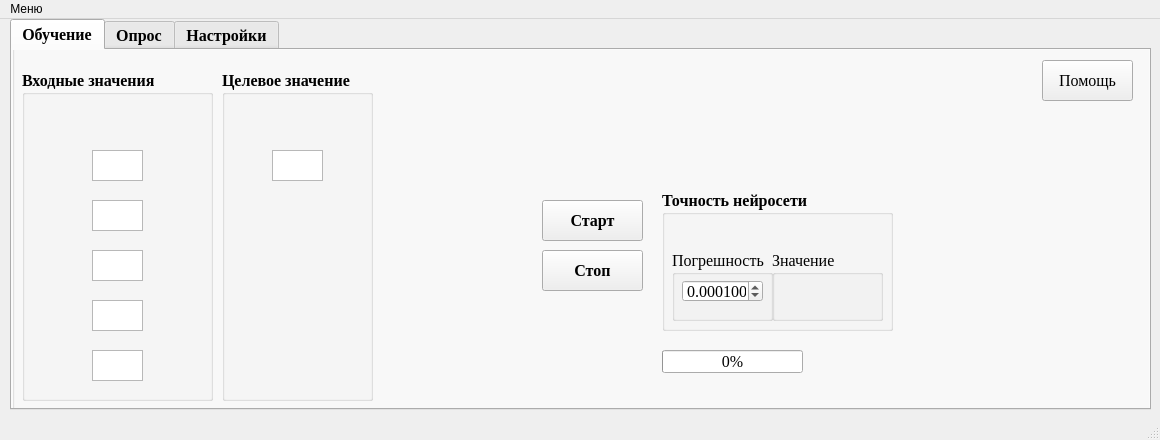
<?xml version="1.0" encoding="UTF-8"?>
<ui version="4.0">
 <class>MainWindow</class>
 <widget class="QMainWindow" name="MainWindow">
  <property name="geometry">
   <rect>
    <x>0</x>
    <y>0</y>
    <width>1160</width>
    <height>440</height>
   </rect>
  </property>
  <property name="sizeIncrement">
   <size>
    <width>5</width>
    <height>5</height>
   </size>
  </property>
  <property name="windowTitle">
   <string>NeuralNetwork</string>
  </property>
  <property name="windowIcon">
   <iconset>
    <normaloff>resources/icon.png</normaloff>resources/icon.png</iconset>
  </property>
  <property name="styleSheet">
   <string notr="true"/>
  </property>
  <property name="toolButtonStyle">
   <enum>Qt::ToolButtonTextUnderIcon</enum>
  </property>
  <widget class="QWidget" name="centralwidget">
   <widget class="QTabWidget" name="tabWidget_2">
    <property name="geometry">
     <rect>
      <x>10</x>
      <y>0</y>
      <width>1141</width>
      <height>391</height>
     </rect>
    </property>
    <property name="maximumSize">
     <size>
      <width>1151</width>
      <height>461</height>
     </size>
    </property>
    <property name="font">
     <font>
      <family>Times New Roman</family>
      <pointsize>12</pointsize>
      <weight>75</weight>
      <bold>true</bold>
     </font>
    </property>
    <property name="tabShape">
     <enum>QTabWidget::Rounded</enum>
    </property>
    <property name="currentIndex">
     <number>0</number>
    </property>
    <property name="elideMode">
     <enum>Qt::ElideLeft</enum>
    </property>
    <property name="documentMode">
     <bool>false</bool>
    </property>
    <property name="tabsClosable">
     <bool>false</bool>
    </property>
    <property name="movable">
     <bool>false</bool>
    </property>
    <property name="tabBarAutoHide">
     <bool>false</bool>
    </property>
    <widget class="QWidget" name="tab_3">
     <attribute name="title">
      <string>Обучение</string>
     </attribute>
     <widget class="QGroupBox" name="groupBox_2">
      <property name="geometry">
       <rect>
        <x>0</x>
        <y>-10</y>
        <width>1159</width>
        <height>411</height>
       </rect>
      </property>
      <property name="title">
       <string/>
      </property>
      <property name="flat">
       <bool>true</bool>
      </property>
      <widget class="QGroupBox" name="inputValuesBox">
       <property name="geometry">
        <rect>
         <x>10</x>
         <y>30</y>
         <width>191</width>
         <height>331</height>
        </rect>
       </property>
       <property name="font">
        <font>
         <family>Times New Roman</family>
         <pointsize>12</pointsize>
         <weight>75</weight>
         <bold>true</bold>
        </font>
       </property>
       <property name="title">
        <string>Входные значения</string>
       </property>
       <widget class="QTextEdit" name="inputVal1">
        <property name="geometry">
         <rect>
          <x>70</x>
          <y>80</y>
          <width>51</width>
          <height>31</height>
         </rect>
        </property>
        <property name="maximumSize">
         <size>
          <width>51</width>
          <height>31</height>
         </size>
        </property>
       </widget>
       <widget class="QTextEdit" name="inputVal2">
        <property name="geometry">
         <rect>
          <x>70</x>
          <y>130</y>
          <width>51</width>
          <height>31</height>
         </rect>
        </property>
        <property name="maximumSize">
         <size>
          <width>51</width>
          <height>31</height>
         </size>
        </property>
       </widget>
       <widget class="QTextEdit" name="inputVal3">
        <property name="geometry">
         <rect>
          <x>70</x>
          <y>180</y>
          <width>51</width>
          <height>31</height>
         </rect>
        </property>
        <property name="maximumSize">
         <size>
          <width>51</width>
          <height>31</height>
         </size>
        </property>
       </widget>
       <widget class="QTextEdit" name="inputVal4">
        <property name="geometry">
         <rect>
          <x>70</x>
          <y>230</y>
          <width>51</width>
          <height>31</height>
         </rect>
        </property>
        <property name="maximumSize">
         <size>
          <width>51</width>
          <height>31</height>
         </size>
        </property>
       </widget>
       <widget class="QTextEdit" name="inputVal5">
        <property name="geometry">
         <rect>
          <x>70</x>
          <y>280</y>
          <width>51</width>
          <height>31</height>
         </rect>
        </property>
        <property name="maximumSize">
         <size>
          <width>51</width>
          <height>31</height>
         </size>
        </property>
       </widget>
      </widget>
      <widget class="QProgressBar" name="progressBar">
       <property name="geometry">
        <rect>
         <x>650</x>
         <y>310</y>
         <width>141</width>
         <height>23</height>
        </rect>
       </property>
       <property name="maximumSize">
        <size>
         <width>141</width>
         <height>23</height>
        </size>
       </property>
       <property name="font">
        <font>
         <pointsize>12</pointsize>
         <weight>50</weight>
         <bold>false</bold>
        </font>
       </property>
       <property name="value">
        <number>0</number>
       </property>
      </widget>
      <widget class="QGroupBox" name="performanceBox">
       <property name="geometry">
        <rect>
         <x>650</x>
         <y>150</y>
         <width>231</width>
         <height>141</height>
        </rect>
       </property>
       <property name="sizePolicy">
        <sizepolicy hsizetype="Fixed" vsizetype="Fixed">
         <horstretch>0</horstretch>
         <verstretch>0</verstretch>
        </sizepolicy>
       </property>
       <property name="maximumSize">
        <size>
         <width>10000</width>
         <height>100000</height>
        </size>
       </property>
       <property name="font">
        <font>
         <family>Times New Roman</family>
         <pointsize>12</pointsize>
         <weight>75</weight>
         <bold>true</bold>
        </font>
       </property>
       <property name="autoFillBackground">
        <bool>false</bool>
       </property>
       <property name="title">
        <string>Точность нейросети</string>
       </property>
       <widget class="QGroupBox" name="groupBox_4">
        <property name="geometry">
         <rect>
          <x>10</x>
          <y>60</y>
          <width>101</width>
          <height>71</height>
         </rect>
        </property>
        <property name="maximumSize">
         <size>
          <width>10000</width>
          <height>10000</height>
         </size>
        </property>
        <property name="font">
         <font>
          <weight>50</weight>
          <bold>false</bold>
         </font>
        </property>
        <property name="title">
         <string>Погрешность</string>
        </property>
        <widget class="QDoubleSpinBox" name="errorBox">
         <property name="geometry">
          <rect>
           <x>10</x>
           <y>30</y>
           <width>81</width>
           <height>22</height>
          </rect>
         </property>
         <property name="maximumSize">
          <size>
           <width>81</width>
           <height>22</height>
          </size>
         </property>
         <property name="wrapping">
          <bool>false</bool>
         </property>
         <property name="showGroupSeparator" stdset="0">
          <bool>false</bool>
         </property>
         <property name="decimals">
          <number>6</number>
         </property>
         <property name="minimum">
          <double>0.000000000000000</double>
         </property>
         <property name="maximum">
          <double>0.200000000000000</double>
         </property>
         <property name="singleStep">
          <double>0.000100000000000</double>
         </property>
         <property name="value">
          <double>0.000100000000000</double>
         </property>
        </widget>
       </widget>
       <widget class="QGroupBox" name="groupBox_5">
        <property name="geometry">
         <rect>
          <x>110</x>
          <y>60</y>
          <width>111</width>
          <height>71</height>
         </rect>
        </property>
        <property name="font">
         <font>
          <weight>50</weight>
          <bold>false</bold>
         </font>
        </property>
        <property name="title">
         <string>Значение</string>
        </property>
        <widget class="QLabel" name="performanceLabel">
         <property name="geometry">
          <rect>
           <x>16</x>
           <y>22</y>
           <width>81</width>
           <height>31</height>
          </rect>
         </property>
         <property name="maximumSize">
          <size>
           <width>81</width>
           <height>31</height>
          </size>
         </property>
         <property name="font">
          <font>
           <weight>50</weight>
           <bold>false</bold>
          </font>
         </property>
         <property name="text">
          <string/>
         </property>
        </widget>
       </widget>
      </widget>
      <widget class="QPushButton" name="StopBtn">
       <property name="geometry">
        <rect>
         <x>530</x>
         <y>210</y>
         <width>101</width>
         <height>41</height>
        </rect>
       </property>
       <property name="font">
        <font>
         <family>Times New Roman</family>
         <pointsize>12</pointsize>
         <weight>75</weight>
         <bold>true</bold>
        </font>
       </property>
       <property name="text">
        <string>Стоп</string>
       </property>
      </widget>
      <widget class="QPushButton" name="learnStartBtn">
       <property name="geometry">
        <rect>
         <x>530</x>
         <y>160</y>
         <width>101</width>
         <height>41</height>
        </rect>
       </property>
       <property name="maximumSize">
        <size>
         <width>101</width>
         <height>41</height>
        </size>
       </property>
       <property name="font">
        <font>
         <family>Times New Roman</family>
         <pointsize>12</pointsize>
         <weight>75</weight>
         <bold>true</bold>
        </font>
       </property>
       <property name="text">
        <string>Старт</string>
       </property>
      </widget>
      <widget class="QPushButton" name="learnHelpBtn">
       <property name="geometry">
        <rect>
         <x>1030</x>
         <y>20</y>
         <width>91</width>
         <height>41</height>
        </rect>
       </property>
       <property name="maximumSize">
        <size>
         <width>91</width>
         <height>41</height>
        </size>
       </property>
       <property name="font">
        <font>
         <family>Times New Roman</family>
         <pointsize>12</pointsize>
         <weight>50</weight>
         <bold>false</bold>
        </font>
       </property>
       <property name="text">
        <string>Помощь</string>
       </property>
      </widget>
      <widget class="QGroupBox" name="targetValBox">
       <property name="geometry">
        <rect>
         <x>210</x>
         <y>30</y>
         <width>151</width>
         <height>331</height>
        </rect>
       </property>
       <property name="font">
        <font>
         <family>Times New Roman</family>
         <pointsize>12</pointsize>
         <weight>75</weight>
         <bold>true</bold>
        </font>
       </property>
       <property name="title">
        <string>Целевое значение</string>
       </property>
       <widget class="QTextEdit" name="targetVal">
        <property name="geometry">
         <rect>
          <x>50</x>
          <y>80</y>
          <width>51</width>
          <height>31</height>
         </rect>
        </property>
        <property name="maximumSize">
         <size>
          <width>61</width>
          <height>41</height>
         </size>
        </property>
       </widget>
      </widget>
      <zorder>progressBar</zorder>
      <zorder>learnHelpBtn</zorder>
      <zorder>performanceBox</zorder>
      <zorder>inputValuesBox</zorder>
      <zorder>targetValBox</zorder>
      <zorder>learnStartBtn</zorder>
      <zorder>StopBtn</zorder>
     </widget>
    </widget>
    <widget class="QWidget" name="tab_4">
     <attribute name="title">
      <string>Опрос</string>
     </attribute>
     <widget class="QGroupBox" name="defQueryBox">
      <property name="geometry">
       <rect>
        <x>-10</x>
        <y>-10</y>
        <width>1161</width>
        <height>441</height>
       </rect>
      </property>
      <property name="font">
       <font>
        <pointsize>12</pointsize>
        <weight>75</weight>
        <bold>true</bold>
       </font>
      </property>
      <property name="title">
       <string/>
      </property>
      <widget class="QGroupBox" name="targetValBox_2">
       <property name="geometry">
        <rect>
         <x>220</x>
         <y>20</y>
         <width>631</width>
         <height>211</height>
        </rect>
       </property>
       <property name="font">
        <font>
         <family>Times New Roman</family>
         <pointsize>12</pointsize>
         <weight>75</weight>
         <bold>true</bold>
        </font>
       </property>
       <property name="title">
        <string>Выходное значение</string>
       </property>
       <widget class="QLabel" name="outputLabel">
        <property name="geometry">
         <rect>
          <x>20</x>
          <y>50</y>
          <width>591</width>
          <height>151</height>
         </rect>
        </property>
        <property name="font">
         <font>
          <family>Unispace</family>
          <pointsize>12</pointsize>
          <weight>75</weight>
          <bold>true</bold>
         </font>
        </property>
        <property name="frameShape">
         <enum>QFrame::StyledPanel</enum>
        </property>
        <property name="text">
         <string/>
        </property>
       </widget>
      </widget>
      <widget class="QGroupBox" name="inputValuesBox_2">
       <property name="geometry">
        <rect>
         <x>30</x>
         <y>20</y>
         <width>161</width>
         <height>251</height>
        </rect>
       </property>
       <property name="font">
        <font>
         <family>Times New Roman</family>
         <pointsize>12</pointsize>
         <weight>75</weight>
         <bold>true</bold>
        </font>
       </property>
       <property name="title">
        <string>Входные значения</string>
       </property>
       <property name="flat">
        <bool>false</bool>
       </property>
       <property name="checkable">
        <bool>false</bool>
       </property>
       <widget class="QTextEdit" name="inputVal1_2">
        <property name="geometry">
         <rect>
          <x>80</x>
          <y>50</y>
          <width>51</width>
          <height>31</height>
         </rect>
        </property>
       </widget>
       <widget class="QTextEdit" name="inputVal2_2">
        <property name="geometry">
         <rect>
          <x>80</x>
          <y>90</y>
          <width>51</width>
          <height>31</height>
         </rect>
        </property>
       </widget>
       <widget class="QTextEdit" name="inputVal3_2">
        <property name="geometry">
         <rect>
          <x>80</x>
          <y>130</y>
          <width>51</width>
          <height>31</height>
         </rect>
        </property>
       </widget>
       <widget class="QTextEdit" name="inputVal4_2">
        <property name="geometry">
         <rect>
          <x>80</x>
          <y>170</y>
          <width>51</width>
          <height>31</height>
         </rect>
        </property>
       </widget>
       <widget class="QTextEdit" name="inputVal5_2">
        <property name="geometry">
         <rect>
          <x>80</x>
          <y>210</y>
          <width>51</width>
          <height>31</height>
         </rect>
        </property>
       </widget>
      </widget>
      <widget class="QPushButton" name="queryBtn">
       <property name="geometry">
        <rect>
         <x>50</x>
         <y>290</y>
         <width>101</width>
         <height>41</height>
        </rect>
       </property>
       <property name="font">
        <font>
         <family>Times New Roman</family>
         <pointsize>12</pointsize>
         <weight>75</weight>
         <bold>true</bold>
        </font>
       </property>
       <property name="text">
        <string>Опрос</string>
       </property>
       <property name="flat">
        <bool>false</bool>
       </property>
      </widget>
      <widget class="QPushButton" name="queryHelpBtn">
       <property name="geometry">
        <rect>
         <x>1040</x>
         <y>20</y>
         <width>91</width>
         <height>41</height>
        </rect>
       </property>
       <property name="font">
        <font>
         <family>Times New Roman</family>
         <pointsize>12</pointsize>
         <weight>50</weight>
         <bold>false</bold>
        </font>
       </property>
       <property name="text">
        <string>Помощь</string>
       </property>
      </widget>
     </widget>
    </widget>
    <widget class="QWidget" name="tab">
     <attribute name="title">
      <string>Настройки</string>
     </attribute>
     <widget class="QGroupBox" name="groupBoxLink">
      <property name="geometry">
       <rect>
        <x>10</x>
        <y>-10</y>
        <width>1141</width>
        <height>271</height>
       </rect>
      </property>
      <property name="font">
       <font>
        <family>Times New Roman</family>
        <pointsize>10</pointsize>
        <weight>50</weight>
        <bold>false</bold>
       </font>
      </property>
      <property name="title">
       <string/>
      </property>
      <property name="flat">
       <bool>true</bool>
      </property>
      <widget class="QLabel" name="label">
       <property name="geometry">
        <rect>
         <x>20</x>
         <y>30</y>
         <width>241</width>
         <height>41</height>
        </rect>
       </property>
       <property name="font">
        <font>
         <pointsize>12</pointsize>
         <weight>50</weight>
         <bold>false</bold>
        </font>
       </property>
       <property name="text">
        <string>Количество входных значений</string>
       </property>
       <property name="alignment">
        <set>Qt::AlignCenter</set>
       </property>
      </widget>
      <widget class="QTextEdit" name="hNodesIn">
       <property name="geometry">
        <rect>
         <x>110</x>
         <y>70</y>
         <width>61</width>
         <height>31</height>
        </rect>
       </property>
      </widget>
      <widget class="QLabel" name="label_2">
       <property name="geometry">
        <rect>
         <x>20</x>
         <y>100</y>
         <width>241</width>
         <height>41</height>
        </rect>
       </property>
       <property name="font">
        <font>
         <pointsize>12</pointsize>
         <weight>50</weight>
         <bold>false</bold>
        </font>
       </property>
       <property name="text">
        <string>Количество выходных значений</string>
       </property>
       <property name="alignment">
        <set>Qt::AlignCenter</set>
       </property>
      </widget>
      <widget class="QTextEdit" name="oNodesIn">
       <property name="geometry">
        <rect>
         <x>110</x>
         <y>140</y>
         <width>61</width>
         <height>31</height>
        </rect>
       </property>
      </widget>
      <widget class="QPushButton" name="chLinksBtn">
       <property name="geometry">
        <rect>
         <x>20</x>
         <y>210</y>
         <width>101</width>
         <height>41</height>
        </rect>
       </property>
       <property name="font">
        <font>
         <family>Times New Roman</family>
         <pointsize>12</pointsize>
         <weight>50</weight>
         <bold>false</bold>
        </font>
       </property>
       <property name="text">
        <string>Изменить</string>
       </property>
      </widget>
      <widget class="QGroupBox" name="groupBox">
       <property name="geometry">
        <rect>
         <x>540</x>
         <y>30</y>
         <width>231</width>
         <height>80</height>
        </rect>
       </property>
       <property name="font">
        <font>
         <pointsize>12</pointsize>
         <weight>50</weight>
         <bold>false</bold>
        </font>
       </property>
       <property name="title">
        <string>Количество циклов обучения</string>
       </property>
       <widget class="QTextEdit" name="loopCount">
        <property name="geometry">
         <rect>
          <x>10</x>
          <y>40</y>
          <width>101</width>
          <height>31</height>
         </rect>
        </property>
       </widget>
      </widget>
      <widget class="QGroupBox" name="epochsGroupBox">
       <property name="geometry">
        <rect>
         <x>540</x>
         <y>110</y>
         <width>231</width>
         <height>80</height>
        </rect>
       </property>
       <property name="font">
        <font>
         <pointsize>12</pointsize>
         <weight>50</weight>
         <bold>false</bold>
        </font>
       </property>
       <property name="title">
        <string>Количество эпох</string>
       </property>
       <widget class="QTextEdit" name="epochsCount">
        <property name="geometry">
         <rect>
          <x>10</x>
          <y>40</y>
          <width>101</width>
          <height>31</height>
         </rect>
        </property>
       </widget>
      </widget>
      <widget class="QPushButton" name="epochsLoopsBtn">
       <property name="geometry">
        <rect>
         <x>710</x>
         <y>210</y>
         <width>101</width>
         <height>41</height>
        </rect>
       </property>
       <property name="font">
        <font>
         <pointsize>12</pointsize>
         <weight>50</weight>
         <bold>false</bold>
        </font>
       </property>
       <property name="text">
        <string>Изменить</string>
       </property>
      </widget>
      <widget class="QGroupBox" name="groupBox_3">
       <property name="geometry">
        <rect>
         <x>770</x>
         <y>30</y>
         <width>231</width>
         <height>80</height>
        </rect>
       </property>
       <property name="font">
        <font>
         <pointsize>12</pointsize>
         <weight>50</weight>
         <bold>false</bold>
        </font>
       </property>
       <property name="title">
        <string>Коэффициент обучения</string>
       </property>
       <widget class="QTextEdit" name="learnRateBox">
        <property name="geometry">
         <rect>
          <x>10</x>
          <y>40</y>
          <width>101</width>
          <height>31</height>
         </rect>
        </property>
       </widget>
      </widget>
      <widget class="Line" name="line">
       <property name="geometry">
        <rect>
         <x>10</x>
         <y>10</y>
         <width>1000</width>
         <height>20</height>
        </rect>
       </property>
       <property name="orientation">
        <enum>Qt::Horizontal</enum>
       </property>
      </widget>
      <widget class="Line" name="line_2">
       <property name="geometry">
        <rect>
         <x>490</x>
         <y>20</y>
         <width>20</width>
         <height>241</height>
        </rect>
       </property>
       <property name="orientation">
        <enum>Qt::Vertical</enum>
       </property>
      </widget>
      <widget class="Line" name="line_3">
       <property name="geometry">
        <rect>
         <x>10</x>
         <y>250</y>
         <width>1000</width>
         <height>20</height>
        </rect>
       </property>
       <property name="orientation">
        <enum>Qt::Horizontal</enum>
       </property>
      </widget>
      <widget class="Line" name="line_4">
       <property name="geometry">
        <rect>
         <x>1000</x>
         <y>20</y>
         <width>20</width>
         <height>240</height>
        </rect>
       </property>
       <property name="orientation">
        <enum>Qt::Vertical</enum>
       </property>
      </widget>
      <widget class="Line" name="line_5">
       <property name="geometry">
        <rect>
         <x>0</x>
         <y>20</y>
         <width>20</width>
         <height>240</height>
        </rect>
       </property>
       <property name="orientation">
        <enum>Qt::Vertical</enum>
       </property>
      </widget>
      <widget class="QPushButton" name="RerandWeightsBtn">
       <property name="geometry">
        <rect>
         <x>190</x>
         <y>210</y>
         <width>151</width>
         <height>41</height>
        </rect>
       </property>
       <property name="font">
        <font>
         <family>Times New Roman</family>
         <pointsize>12</pointsize>
         <weight>50</weight>
         <bold>false</bold>
        </font>
       </property>
       <property name="text">
        <string>Сгенерировать
новые веса</string>
       </property>
      </widget>
      <widget class="QTextEdit" name="hiddenLayerCount1">
       <property name="geometry">
        <rect>
         <x>350</x>
         <y>70</y>
         <width>61</width>
         <height>31</height>
        </rect>
       </property>
      </widget>
      <widget class="QTextEdit" name="HiddenLayerCount2">
       <property name="geometry">
        <rect>
         <x>350</x>
         <y>140</y>
         <width>61</width>
         <height>31</height>
        </rect>
       </property>
      </widget>
      <widget class="QLabel" name="label_6">
       <property name="geometry">
        <rect>
         <x>270</x>
         <y>30</y>
         <width>231</width>
         <height>41</height>
        </rect>
       </property>
       <property name="font">
        <font>
         <pointsize>12</pointsize>
         <weight>50</weight>
         <bold>false</bold>
        </font>
       </property>
       <property name="text">
        <string>Количество нейронов в 1-м
скрытом слое</string>
       </property>
       <property name="alignment">
        <set>Qt::AlignCenter</set>
       </property>
      </widget>
      <widget class="QLabel" name="label_8">
       <property name="geometry">
        <rect>
         <x>270</x>
         <y>100</y>
         <width>231</width>
         <height>41</height>
        </rect>
       </property>
       <property name="font">
        <font>
         <pointsize>12</pointsize>
         <weight>50</weight>
         <bold>false</bold>
        </font>
       </property>
       <property name="text">
        <string>Количисетво нейронов во 2-м
скрытом слое</string>
       </property>
       <property name="alignment">
        <set>Qt::AlignCenter</set>
       </property>
      </widget>
      <widget class="QPushButton" name="chCountBtn">
       <property name="geometry">
        <rect>
         <x>390</x>
         <y>210</y>
         <width>101</width>
         <height>41</height>
        </rect>
       </property>
       <property name="font">
        <font>
         <family>Times New Roman</family>
         <pointsize>12</pointsize>
         <weight>50</weight>
         <bold>false</bold>
        </font>
       </property>
       <property name="text">
        <string>Изменить</string>
       </property>
      </widget>
      <widget class="QPushButton" name="SaveWeightsBtn">
       <property name="geometry">
        <rect>
         <x>1020</x>
         <y>140</y>
         <width>91</width>
         <height>41</height>
        </rect>
       </property>
       <property name="font">
        <font>
         <pointsize>12</pointsize>
         <weight>50</weight>
         <bold>false</bold>
        </font>
       </property>
       <property name="text">
        <string>Сохранить
веса</string>
       </property>
      </widget>
      <widget class="QPushButton" name="LoadWeightsBtn">
       <property name="geometry">
        <rect>
         <x>1020</x>
         <y>210</y>
         <width>91</width>
         <height>41</height>
        </rect>
       </property>
       <property name="font">
        <font>
         <pointsize>12</pointsize>
         <weight>50</weight>
         <bold>false</bold>
        </font>
       </property>
       <property name="text">
        <string>Загрузить
веса</string>
       </property>
      </widget>
      <widget class="QPushButton" name="settingsHelpBtn">
       <property name="geometry">
        <rect>
         <x>1020</x>
         <y>20</y>
         <width>91</width>
         <height>41</height>
        </rect>
       </property>
       <property name="font">
        <font>
         <pointsize>12</pointsize>
         <weight>50</weight>
         <bold>false</bold>
        </font>
       </property>
       <property name="text">
        <string>Помощь</string>
       </property>
      </widget>
      <zorder>epochsGroupBox</zorder>
      <zorder>label</zorder>
      <zorder>hNodesIn</zorder>
      <zorder>label_2</zorder>
      <zorder>oNodesIn</zorder>
      <zorder>groupBox</zorder>
      <zorder>groupBox_3</zorder>
      <zorder>line</zorder>
      <zorder>line_2</zorder>
      <zorder>line_3</zorder>
      <zorder>line_4</zorder>
      <zorder>line_5</zorder>
      <zorder>hiddenLayerCount1</zorder>
      <zorder>HiddenLayerCount2</zorder>
      <zorder>label_6</zorder>
      <zorder>label_8</zorder>
      <zorder>SaveWeightsBtn</zorder>
      <zorder>LoadWeightsBtn</zorder>
      <zorder>settingsHelpBtn</zorder>
      <zorder>chCountBtn</zorder>
      <zorder>chLinksBtn</zorder>
      <zorder>epochsLoopsBtn</zorder>
      <zorder>RerandWeightsBtn</zorder>
     </widget>
     <widget class="QPushButton" name="clearBtn">
      <property name="geometry">
       <rect>
        <x>20</x>
        <y>280</y>
        <width>131</width>
        <height>51</height>
       </rect>
      </property>
      <property name="font">
       <font>
        <family>Times New Roman</family>
        <pointsize>12</pointsize>
        <weight>50</weight>
        <bold>false</bold>
       </font>
      </property>
      <property name="text">
       <string>Сбросить
параметры</string>
      </property>
     </widget>
    </widget>
   </widget>
  </widget>
  <widget class="QMenuBar" name="menubar">
   <property name="geometry">
    <rect>
     <x>0</x>
     <y>0</y>
     <width>1160</width>
     <height>21</height>
    </rect>
   </property>
   <widget class="QMenu" name="menu">
    <property name="title">
     <string>Меню</string>
    </property>
    <addaction name="loadFromFile"/>
    <addaction name="currentParamBtn"/>
    <addaction name="separator"/>
    <addaction name="FAQbtn"/>
    <addaction name="separator"/>
    <addaction name="exitAction_2"/>
   </widget>
   <addaction name="menu"/>
  </widget>
  <widget class="QStatusBar" name="statusbar"/>
  <action name="loadFromFile">
   <property name="text">
    <string>Загрузить внешний файл(.txt, .xlsx)</string>
   </property>
  </action>
  <action name="currentParamBtn">
   <property name="text">
    <string>Просмотреть текущие параметры</string>
   </property>
  </action>
  <action name="FAQbtn">
   <property name="text">
    <string>О программе</string>
   </property>
  </action>
  <action name="exitAction_2">
   <property name="text">
    <string>Закрыть программу</string>
   </property>
  </action>
 </widget>
 <resources/>
 <connections/>
</ui>
